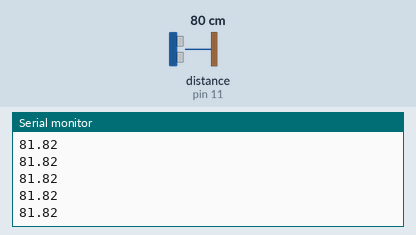
A sketch run on a simulated Arduino Uno, built with avr-gcc and run on an emulated ATmega328P. Shown: the last lines printed to the serial monitor. The test bench sets the inputs (shaded band); at power-on: distance to the obstacle (sensor on pin 11) 80 cm. The echo pulse lasts 58.3 µs per cm.

Above: at 1.2 s.
1.3 s: distance to the obstacle (sensor on pin 11) set to 2 cm
At 1.8 s:
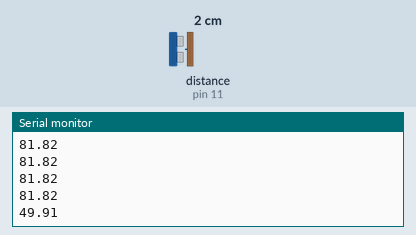
2.8 s: distance to the obstacle (sensor on pin 11) set to 4 cm
At 2.81 s:
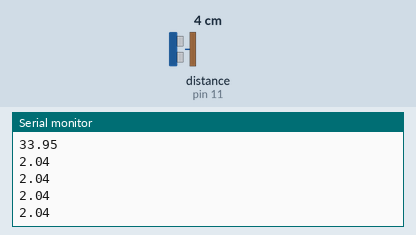
Timing chart, 0 to 5.8 s (numbered marks = the images above; inputs shaded):
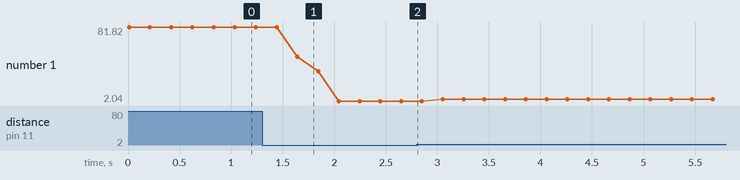

The sketch:

sonar_moving_average_filter_git_ver.ino
```cpp
#include <NewPing.h>

#define TRIG 12
#define ECHO 11
#define MAX_DISTANCE 200 //200cm

NewPing sonar(TRIG, ECHO, MAX_DISTANCE);


//// movig filter부분
#define N_DATA 5

double meas_save[N_DATA];


typedef struct mov_avg_filter
{
  double x_n[N_DATA];
  double x_avg;
}mov_avg_filt;


mov_avg_filt res;

void init_res()
{
for(int i=0; i<N_DATA;i++)//ones 1로 초기화
  {
    res.x_n[i] = 1.0;
  }
  //  result.x_n[N_DATA]={1.0,}; //이방식으로 하니  error: expected expression before ‘{’ token 에러 발생
  res.x_avg = 0.0;
}

double get_sonar()
{
 double dDist = (double)sonar.ping()/US_ROUNDTRIP_CM;

  return dDist;
}

mov_avg_filt moving_avg_filter(mov_avg_filt result, double x_meas) //github-파이썬
{
  double mean=0.0;
  double sum=0.0;

  for(int i =0 ;i < N_DATA-1;i++)
  {
    result.x_n[i] = result.x_n[i+1];
  }

  for(int i =0 ;i < N_DATA;i++)
  {
    sum += result.x_n[i];
  }
  mean = sum / N_DATA ;

  result.x_n[N_DATA-1] = x_meas;
  result.x_avg = mean;

  return result;
}
////////
void setup() {
  // put your setup code here, to run once:
  Serial.begin(9600);
  Serial.println("Sonar_Meas");
  init_res();
}

void loop() {
  // put your main code here, to run repeatedly:


  double x_meas=0.0;
  init_res();

  for(int i=0; i<N_DATA;i++)
  {
    //k = i+1;
    x_meas = get_sonar();
    if(i==0)
    {
      res.x_avg=x_meas;
      for(int i=0; i<N_DATA;i++)
      {
        res.x_n[i] = x_meas * res.x_n[i];
      }
    }
    else
      {
        res=moving_avg_filter(res,x_meas);
      }

    Serial.println(res.x_avg);
    delay(200);
  }
}
```

Measured:
- after the input at 1.3 s, the serial monitor: prints a new line after 0.34 s (image 1)
- plotted number 1: 81.82 → 2.04 after the input at 1.3 s, 2.04 → 4.09 after the input at 2.8 s
